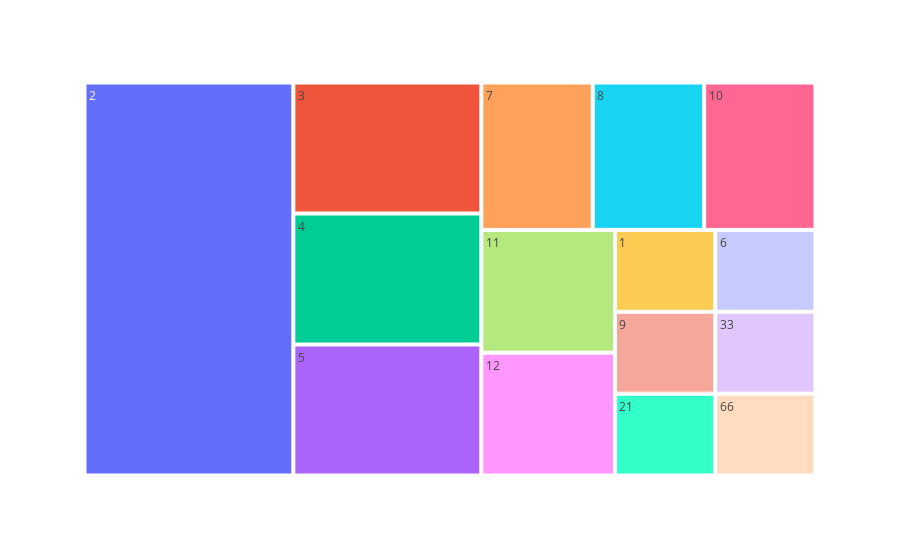

Notebook source saved alongside this figure:
### Code cell
#Ran out of time but I intended on creating an interactive tree diagram to show data
fig = px.treemap(z_df, path=['count'])
fig.show()
    #fig = px.treemap(
   # names = [y_pos],
    #parents = [x_pos]
#)
#fig.update_traces(root_color="lightgrey")
#fig.update_layout(margin = dict(t=50, l=25, r=25, b=25))
#fig.show()
test_list = (list(z_df.index.values))
with_rap = (z for z in test_list if z.endswith('rap'))
with_house = [h for h in test_list if h.endswith('house')]
with_rap = [y for y in test_list if y.endswith('rap')]
with_pop = [x for x in test_list if x.endswith('pop')]

### Figure 1 — Plotly figure (JSON) as saved in the notebook; plotly's stock layout.template omitted (floating-point values rounded to 4 significant figures)
{"data": [{"branchvalues": "total", "domain": {"x": [0, 1], "y": [0, 1]}, "hovertemplate": "labels=%{label}<br>countcount_path_copy=%{value}<br>parent=%{parent}<br>id=%{id}<extra></extra>", "ids": ["1", "2", "3", "4", "5", "6", "7", "8", "9", "10", "11", "12", "21", "33", "66"], "labels": ["1", "2", "3", "4", "5", "6", "7", "8", "9", "10", "11", "12", "21", "33", "66"], "name": "", "parents": ["", "", "", "", "", "", "", "", "", "", "", "", "", "", ""], "type": "treemap", "values": [1, 10, 3, 3, 3, 1, 2, 2, 1, 2, 2, 2, 1, 1, 1]}], "layout": {"legend": {"tracegroupgap": 0}, "margin": {"t": 60}}}
